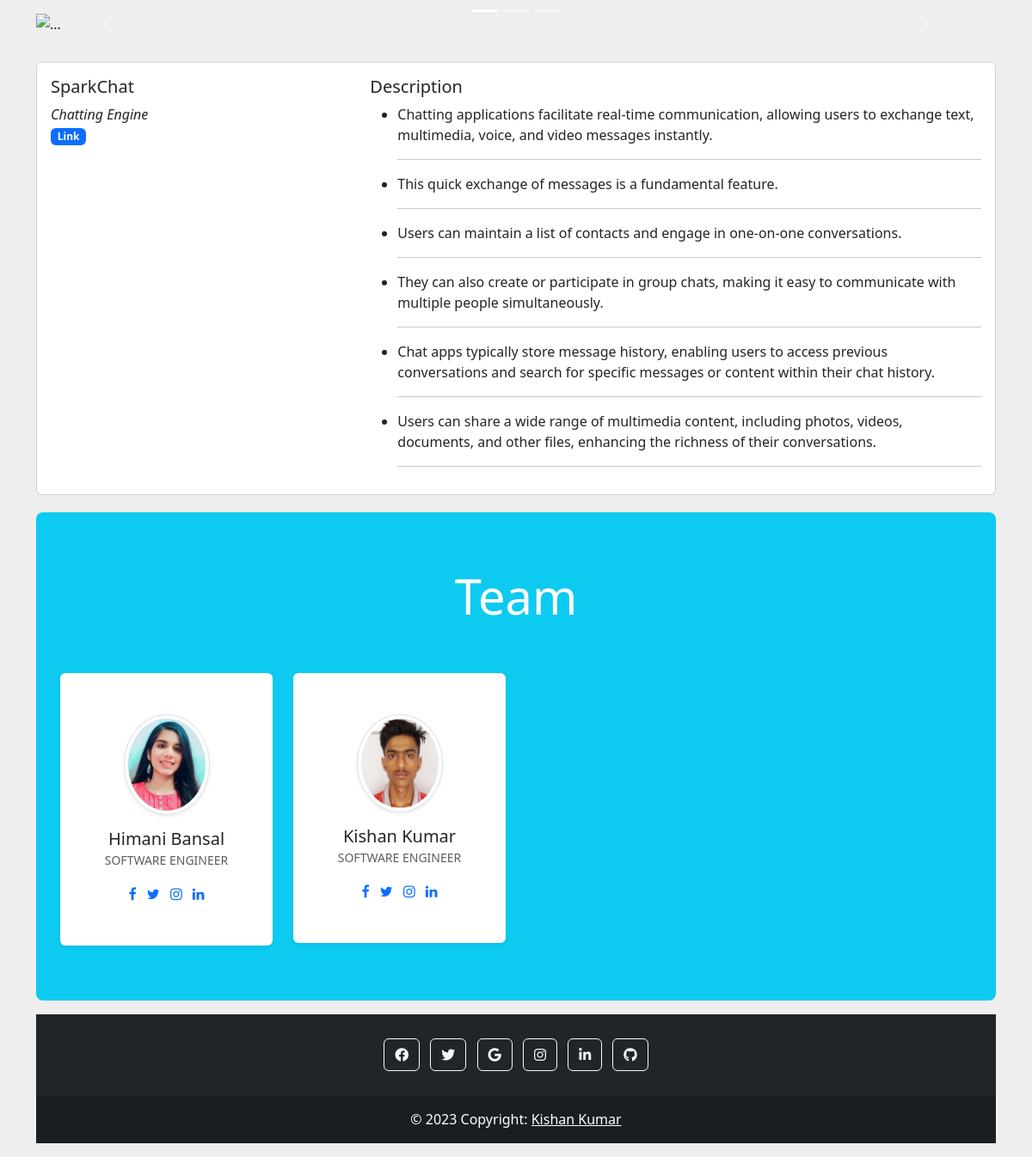
Screenshot of /home/project_details/SparkChat/ with the database file from the repository.
### home/models.py (models this page shows)
class Projects(models.Model):
    name=models.CharField(max_length=100,primary_key=True,default=None)
    is_web=models.BooleanField(default=False)
    is_ml=models.BooleanField(default=False)
    desc=models.TextField(default=None,blank=True)
    link=models.URLField(blank=True,default=None)
    bio=models.CharField(max_length=30,default="Nothing")
    image=models.ImageField(upload_to="home/images/project",default="")
    def __str__(self):
        return self.name

class Profile(models.Model):
    name=models.CharField(max_length=30,default=None)
    phone=models.BigIntegerField(default=None,blank=True)
    email=models.EmailField(primary_key=True)
    linkedin=models.URLField(default=None,blank=True)
    instagram=models.URLField(default=None,blank=True)
    twitter=models.URLField(default=None,blank=True)
    dob=models.DateField(default=None,blank=True)
    address=models.CharField(max_length=50,default=None,blank=True)
    summary=models.TextField(default=None,blank=True)
    bio=models.CharField(max_length=30,default=None)
    image=models.ImageField(upload_to="home/images/profile",blank=True,default="")
    def __str__(self):
        return self.name

### home/views.py (the view)
# urls.py: path('project_details/<str:name>/',views.project_details,name="project_details"),
def project_details(request,name):
    project=get_object_or_404(Projects,name=name)
    params={"project":project}
    desc=project.desc
    description_list=desc.split('.')
    profile=Profile.objects.all()
    if(len(description_list[len(description_list)-1])==0):
        description_list.pop()
    team_obj=Team.objects.filter(project_id=name)
    team=[]
    for ob in team_obj:
        tm=Profile.objects.get(email=ob.member_id.email)
        team.append(tm)
        print(ob.member_id,ob.project_id,ob.member_id.email)
    params={
        "project":project,
        "desc":description_list,
        "team":team,
        "profile":profile
        }
    return render(request,"project_details.html",params)

### templates/project_details.html (shortened to what this page needs)
{% extends "base.html" %}
{% block facebook %}"{{profile.0.facebook}}"{% endblock %}
{% block twitter %}"{{profile.0.twitter}}"{% endblock %}
{% block google %}"{{profile.0.email}}"{% endblock %}
{% block instagram %}"{{profile.0.instagram}}"{% endblock %}
{% block linkedin %}"{{profile.0.linkedin}}"{% endblock %}
{% block github %}"{{profile.0.github}}"{% endblock %}
{% block content %}
            <section style="background-color: #eee;">
                  <div class="container py-3">
                      <div class="card mb-1" >
                        <div class="row g-0">
                          <div class="col-md-4">
                            <div class="card-body">
                              <h5 class="card-title">{{project.name}}</h5>
                              <i>{{project.bio}}</i>
                              <br>
                              <a href=""><span class="badge bg-primary">Link</span> </a>
                            </div>
                          </div>
                          <div class="col-md-8">
                            <div class="card-body">
                              <h5 class="card-title">Description</h5>
                              <ul>
                                  {% for point in desc%}
                                      <li>{{point}}.</li>
                                      <hr>
                                  {%endfor%}
                              </ul>
                            </div>
                          </div>
                        </div>
                      </div>
                  </div>
            </section>
              <section style="background-color: #eee;">
                  <div class="container py-0 mb-12">
                      <nav aria-label="breadcrumb" class="bg-info rounded-3 p-3 mb-12">
                            <div class="container py-5">
                                <div class="row text-center text-white">
                                    <div class="col-lg-8 mx-auto">
                                        <h1 class="display-4">Team</h1>
                                    </div>
                                </div>
                            </div>
                            <div class="container" >
                                <div class="row text-center",style="display:flex;flex-direction: row; justify-content: space-between;align-items: center;flex-wrap: wrap;">
                                  {%for member in team%}
                                    <div class="col-xl-3 col-sm-6 mb-5" >
                                        <div class="bg-white rounded shadow-sm py-5 px-4"><img src="/media/{{member.image}}"  width="100" class="img-fluid rounded-circle mb-3 img-thumbnail shadow-sm">
                                            <h5 class="mb-0">{{member.name}}</h5><span class="small text-uppercase text-muted">{{member.bio}}</span>
                                            <ul class="social mb-0 list-inline mt-3">
                                                <li class="list-inline-item"><a href="#" class="social-link"><i class="fa fa-facebook-f"></i></a></li>
                                                <li class="list-inline-item"><a href="{{member.twitter}}" class="social-link"><i class="fa fa-twitter"></i></a></li>
                                                <li class="list-inline-item"><a href="{{member.instagram}}" class="social-link"><i class="fa fa-instagram"></i></a></li>
                                                <li class="list-inline-item"><a href="{{member.linkedin}}" class="social-link"><i class="fa fa-linkedin"></i></a></li>
                                            </ul>
                                        </div>
                                    </div>
                                    {%endfor%}
                                </div>
                            </div>
                      </nav>
                  </div>
              </section>
{% endblock %}

### templates/base.html (shortened to what this page needs)
<!doctype html>
<html lang="en">
  <head>
    <link href="https://cdn.jsdelivr.net/npm/bootstrap@5.3.2/dist/css/bootstrap.min.css" rel="stylesheet">
    <link rel="stylesheet" href="https://cdnjs.cloudflare.com/ajax/libs/font-awesome/6.0.0/css/all.min.css"/>
    <link href="https://maxcdn.bootstrapcdn.com/font-awesome/4.3.0/css/font-awesome.min.css" rel="stylesheet">
  </head>
  <body>
              <section style="background-color: #eee;" class="w-100 h-100">
                 <div class="container py-3">
                            <div id="carouselExampleCaptions" class="carousel slide" data-bs-ride="carousel">
                              <div class="carousel-indicators">
                                <button type="button" data-bs-target="#carouselExampleCaptions" data-bs-slide-to="0" class="active" aria-current="true" aria-label="Slide 1"></button>
                                <button type="button" data-bs-target="#carouselExampleCaptions" data-bs-slide-to="1" aria-label="Slide 2"></button>
                                <button type="button" data-bs-target="#carouselExampleCaptions" data-bs-slide-to="2" aria-label="Slide 3"></button>
                              </div>
                              <div class="carousel-inner">
                                <div class="carousel-item active">
                                  <img src="https://source.unsplash.com/1600x300/?developer,coding" class="d-block w-100" alt="...">
                                </div>
                              <button class="carousel-control-prev" type="button" data-bs-target="#carouselExampleCaptions" data-bs-slide="prev">
                                <span class="carousel-control-prev-icon" aria-hidden="true"></span>
                              </button>
                              <button class="carousel-control-next" type="button" data-bs-target="#carouselExampleCaptions" data-bs-slide="next">
                                <span class="carousel-control-next-icon" aria-hidden="true"></span>
                              </button>
                            </div>
                </div>
              </section>
              {% block content %}{% endblock %}
              <section style="background-color: #eee;" class="w-100 h-100">
                 <div class="container py-3">
                            <footer class="bg-dark text-center text-white">
                            <div class="container p-4 pb-0">
                                <section class="mb-4">
                                <a class="btn btn-outline-light btn-floating m-1" href={% block facebook %}{% endblock %} role="button"
                                    ><i class="fab fa-facebook-f"></i
                                ></a>
                                <a class="btn btn-outline-light btn-floating m-1" href={% block twitter %}{% endblock %}role="button"
                                    ><i class="fab fa-twitter"></i
                                ></a>
                                <a class="btn btn-outline-light btn-floating m-1" href={% block google %}{% endblock %}role="button"
                                    ><i class="fab fa-google"></i
                                ></a>
                                <a class="btn btn-outline-light btn-floating m-1" href={% block instagram %}{% endblock %} role="button"
                                    ><i class="fab fa-instagram"></i
                                ></a>
                                <a class="btn btn-outline-light btn-floating m-1" href={% block linkedin %}{% endblock %} role="button"
                                    ><i class="fab fa-linkedin-in"></i
                                ></a>
                                <a class="btn btn-outline-light btn-floating m-1" href={% block github %}{% endblock %} role="button"
                                    ><i class="fab fa-github"></i
                                ></a>
                                </section>
                            </div>
                            <div class="text-center p-3" style="background-color: rgba(0, 0, 0, 0.2);">
                                © 2023 Copyright:
                                <a class="text-white" href="">Kishan Kumar</a>
                            </div>
                            </footer>
                </div>
              </section>
  </body>
</html>

### rows the page displays
Projects: name "SparkChat", bio "Chatting Engine"
Profile: image (picture), name "Himani Bansal", bio "SOFTWARE ENGINEER"
Profile: image (picture), name "Kishan Kumar", bio "SOFTWARE ENGINEER"

### other values shown
{{ point }} "Chatting applications facilitate real-time communication, allowing users to exchange text, multimedia, voice, and video messages instantly" "This quick exchange of messages is a fundamental feature" "Users can maintain a list of contacts and engage in one-on-one conversations" "They can also create or participate in group chats, making it easy to communicate with multiple people simultaneously" "Chat apps typically store message history, enabling users to access previous conversations and search for specific messages or content within their chat history" "Users can share a wide range of multimedia content, including photos, videos, documents, and other files, enhancing the richness of their conversations"
